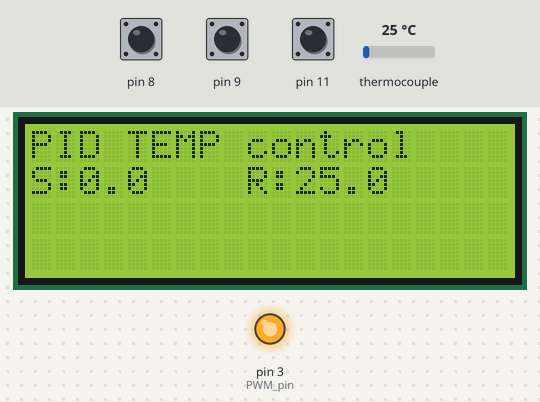
Bench run of a program on a simulated Arduino Nano, built with avr-gcc and run on an emulated ATmega328P. Shown: 20×4 character LCD, output pins drawn as LEDs (lit = HIGH). Wiring (inferred from the names in the program): MAX6675 thermocouple converter: CS pin 10; MISO pin 12; SCK pin 13. The inputs (shaded band) are chosen by the test bench; at power-on: thermocouple 25 °C, pin 11 LOW, pin 8 HIGH, pin 9 HIGH. Pins used as bus, display or sensor lines are not drawn.

Above: at 1.2 s.
1.3 s: thermocouple set to 0 °C
At 2.9 s:
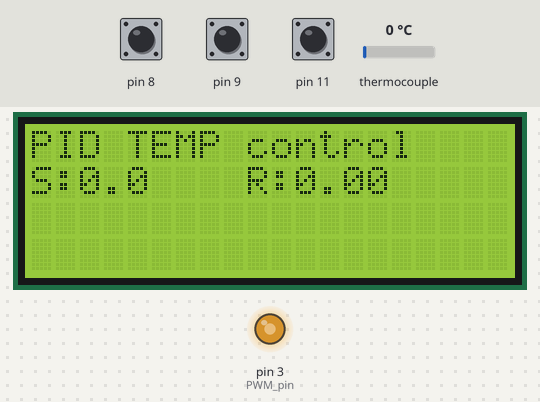
3.2 s: thermocouple set to 6 °C
At 4.4 s:
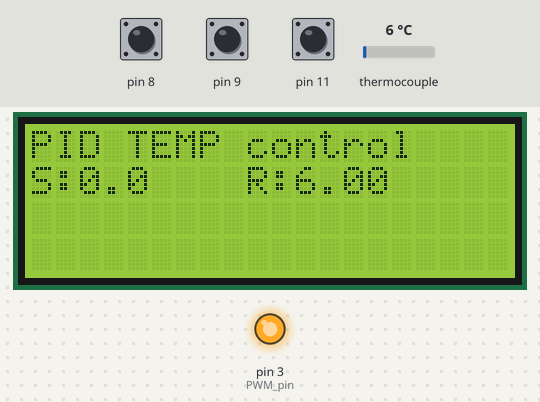
5.2 s: thermocouple set to 75 °C
At 6.8 s:
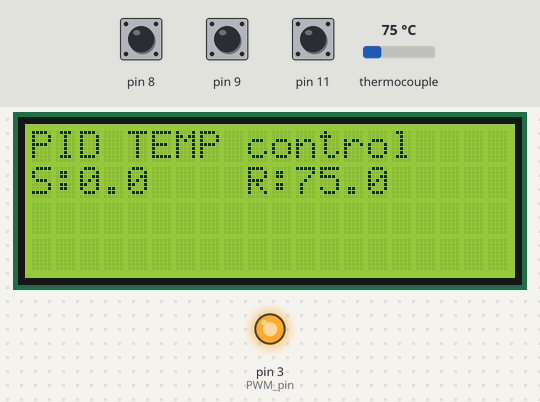
7.1 s: pin 11 pulsed HIGH 5 times (0.12 s each, 0.3 s apart)
At 8.5 s:
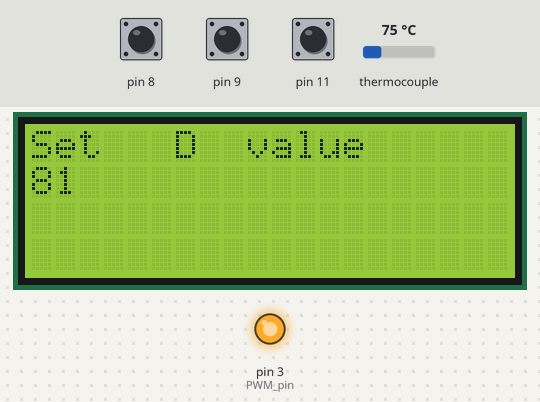
10.2 s: thermocouple set to 0 °C
At 11.8 s:
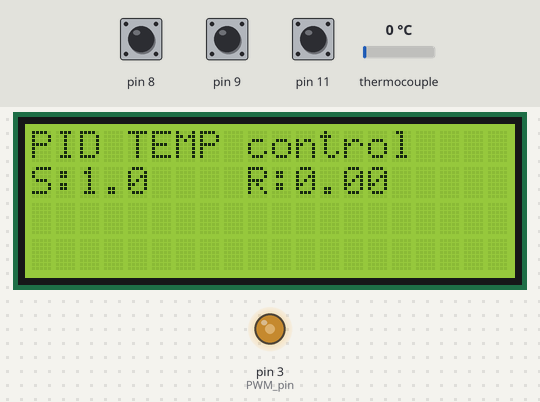
12.1 s: pin 11 pulsed HIGH 5 times (0.12 s each, 0.3 s apart)
At 12.69 s:
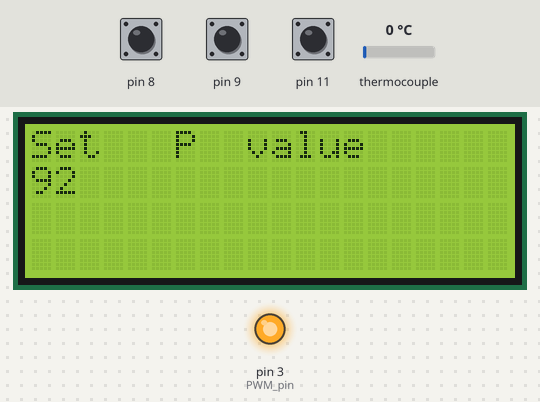
Timing chart, 0 to 15.1 s (numbered marks = the images above; inputs shaded):
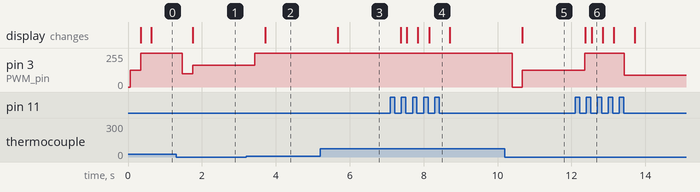

The program:

main.cpp
```cpp
/*    Max6675 Module
 *    CS              ==>     D10
 *    SO              ==>     D12
 *    SCK             ==>     D13
 *    Vcc             ==>     Vcc (5v)
 *    Gnd             ==>     Gnd      */
#include <SPI.h>

//LCD config
#include <Wire.h>
#include <LiquidCrystal_I2C.h>
LiquidCrystal_I2C lcd(0x3f,20,4);  //sometimes the adress is not 0x3f. Change to 0x27 if it dosn't work.

/*    i2c LCD Module
 *    SCL             ==>     A5
 *    SDA             ==>     A4
 *    Vcc             ==>     Vcc (5v)
 *    Gnd             ==>     Gnd      */

//I/O
int PWM_pin = 3;  //Pin for PWM signal to the MOSFET driver (the BJT npn with pullup)
int clk = 8;      //Pin 1 rotary encoder
int data = 9;     //Pin 2 rotary encoder


//Değişkenler
float set_temperature = 0; //encoderla setlenecek değer

float temperature_read = 0.0; //anlık değer
float PID_error = 0;
float previous_error = 0;
float elapsedTime, Time, timePrev;
float PID_value = 0;
int button_pressed = 0;
int menu_activated=0;
float last_set_temperature = 0;

int clk_State;
int Last_State;
bool dt_State;

//PID değerleri
//////////////////////////////////////////////////////////
int kp = 90;   int ki = 30;   int kd = 80;
//////////////////////////////////////////////////////////

int PID_p = 0;    int PID_i = 0;    int PID_d = 0;
float last_kp = 0;
float last_ki = 0;
float last_kd = 0;

int PID_values_fixed =0;

//MAX6675
#define MAX6675_CS   10
#define MAX6675_SO   12
#define MAX6675_SCK  13

void setup() {
  pinMode(PWM_pin,OUTPUT);
  TCCR2B = TCCR2B & B11111000 | 0x03;
  Time = millis();

  Last_State = (PINB & B00000001);

  PCICR |= (1 << PCIE0);
  PCMSK0 |= (1 << PCINT0);
  PCMSK0 |= (1 << PCINT1);
  PCMSK0 |= (1 << PCINT3);  //Set pin D11 trigger an interrupt on state change.

  pinMode(11,INPUT);
  pinMode(9,INPUT);
  pinMode(8,INPUT);

  lcd.init();
  lcd.backlight();
}


//SPI MAX6675
double readThermocouple() {

  uint16_t v;
  pinMode(MAX6675_CS, OUTPUT);
  pinMode(MAX6675_SO, INPUT);
  pinMode(MAX6675_SCK, OUTPUT);

  digitalWrite(MAX6675_CS, LOW);
  delay(1);


  v = shiftIn(MAX6675_SO, MAX6675_SCK, MSBFIRST);
  v <<= 8;
  v |= shiftIn(MAX6675_SO, MAX6675_SCK, MSBFIRST);

  digitalWrite(MAX6675_CS, HIGH);
  if (v & 0x4)
  {

    return NAN;
  }


  v >>= 3;


  return v*0.25;
}


//interruption vector
ISR(PCINT0_vect){
if(menu_activated==1)
   {
  clk_State =   (PINB & B00000001);
  dt_State  =   (PINB & B00000010);
  if (clk_State != Last_State){

     if (dt_State != clk_State) {
       set_temperature = set_temperature+0.5 ;
     }
     else {
       set_temperature = set_temperature-0.5;
     }
  }
  Last_State = clk_State;
}

if(menu_activated==2)
   {
  clk_State =   (PINB & B00000001);
  dt_State  =   (PINB & B00000010);
  if (clk_State != Last_State){

     if (dt_State != clk_State) {
       kp = kp+1 ;
     }
     else {
       kp = kp-1;
     }
  }
  Last_State = clk_State;
}


if(menu_activated==3)
   {
  clk_State =   (PINB & B00000001);
  dt_State  =   (PINB & B00000010);
  if (clk_State != Last_State){

     if (dt_State != clk_State) {
       ki = ki+1 ;
     }
     else {
       ki = ki-1;
     }
  }
  Last_State = clk_State;
}

 if(menu_activated==4)
   {
  clk_State =   (PINB & B00000001);
  dt_State  =   (PINB & B00000010);
  if (clk_State != Last_State){

     if (dt_State != clk_State) {
       kd = kd+1 ;
     }
     else {
       kd = kd-1;
     }
  }
  Last_State = clk_State;
}


  if (PINB & B00001000)
  {
    button_pressed = 1;
  }
  //navigate through the 4 menus with each button pressed
  else if(button_pressed == 1)
  {

   if(menu_activated==4)
   {
    menu_activated = 0;
    PID_values_fixed=1;
    button_pressed=0;
    delay(1000);
   }

   if(menu_activated==3)
   {
    menu_activated = menu_activated + 1;
    button_pressed=0;
    kd = kd + 1;
    delay(1000);
   }

   if(menu_activated==2)
   {
    menu_activated = menu_activated + 1;
    button_pressed=0;
    ki = ki + 1;
    delay(1000);
   }

   if(menu_activated==1)
   {
    menu_activated = menu_activated + 1;
    button_pressed=0;
    kp = kp + 1;
    delay(1000);
   }


   if(menu_activated==0 && PID_values_fixed != 1)
   {
    menu_activated = menu_activated + 1;
    button_pressed=0;
    set_temperature = set_temperature+1;
    delay(1000);
   }
   PID_values_fixed = 0;

  }
}

void loop() {

if(menu_activated==0)
{
  //eal value of temperature
  temperature_read = readThermocouple();
  //error between the setpoint and the real value
  PID_error = set_temperature - temperature_read + 3;
  //P value
  PID_p = 0.01*kp * PID_error;
  // I value in a range on +-3
  PID_i = 0.01*PID_i + (ki * PID_error);


  //derivative zamanla temp artış oranı
  timePrev = Time;
  Time = millis();
  elapsedTime = (Time - timePrev) / 1000;
  //D value
  PID_d = 0.01*kd*((PID_error - previous_error)/elapsedTime);
  // P + I + D
  PID_value = PID_p + PID_i + PID_d;

  //PWM  0  255
  if(PID_value < 0)
  {    PID_value = 0;    }
  if(PID_value > 255)
  {    PID_value = 255;  }


  analogWrite(PWM_pin,255-PID_value);
  previous_error = PID_error;

  delay(250);
  //lcd.clear();

  lcd.setCursor(0,0);
  lcd.print("PID TEMP control");
  lcd.setCursor(0,1);
  lcd.print("S:");
  lcd.setCursor(2,1);
  lcd.print(set_temperature,1);
  lcd.setCursor(9,1);
  lcd.print("R:");
  lcd.setCursor(11,1);
  lcd.print(temperature_read,1);
}//PID control


//temp setpoint
if(menu_activated == 1)
{
   analogWrite(PWM_pin,255);
  if(set_temperature != last_set_temperature)
  {
  lcd.clear();
  lcd.setCursor(0,0);
  lcd.print("Set  temperature");
  lcd.setCursor(0,1);
  lcd.print(set_temperature);
  }
  last_set_temperature = set_temperature;


}


//P set
if(menu_activated == 2)
{

  if(kp != last_kp)
  {
  lcd.clear();
  lcd.setCursor(0,0);
  lcd.print("Set   P  value  ");
  lcd.setCursor(0,1);
  lcd.print(kp);
  }
  last_kp = kp;


}


//I set
if(menu_activated == 3)
{

  if(ki != last_ki)
  {
  lcd.clear();
  lcd.setCursor(0,0);
  lcd.print("Set   I  value  ");
  lcd.setCursor(0,1);
  lcd.print(ki);
  }
  last_ki = ki;


}


//D set
if(menu_activated == 4)
{

  if(kd != last_kd)
  {
  lcd.clear();
  lcd.setCursor(0,0);
  lcd.print("Set   D  value  ");
  lcd.setCursor(0,1);
  lcd.print(kd);
  }
  last_kd = kd;
}

}//Loop end
```

Measured:
- after the input at 1.3 s, pin 3 (PWM_pin): 255/255 → 100/255 after 0.17 s, → 163/255 0.28 s later; the display: changes after 0.45 s (image 1)
- after the input at 3.2 s, pin 3 (PWM_pin): 163/255 → 255/255 after 0.23 s; the display: changes after 0.51 s (image 2)
- after the input at 5.2 s, the display: changes after 0.47 s (image 3)
- after the input at 7.1 s, the display: first changes after 0.28 s (image 4 shows a later state)
- after the input at 10.2 s, pin 3 (PWM_pin): 255/255 → 0/255 after 0.20 s, → 127/255 0.28 s later; the display: changes after 0.48 s (image 5)
- after the input at 12.1 s, pin 3 (PWM_pin): 127/255 → 255/255 after 0.25 s, → 90/255 1.1 s later; the display: first changes after 0.28 s (image 6 shows a later state)
